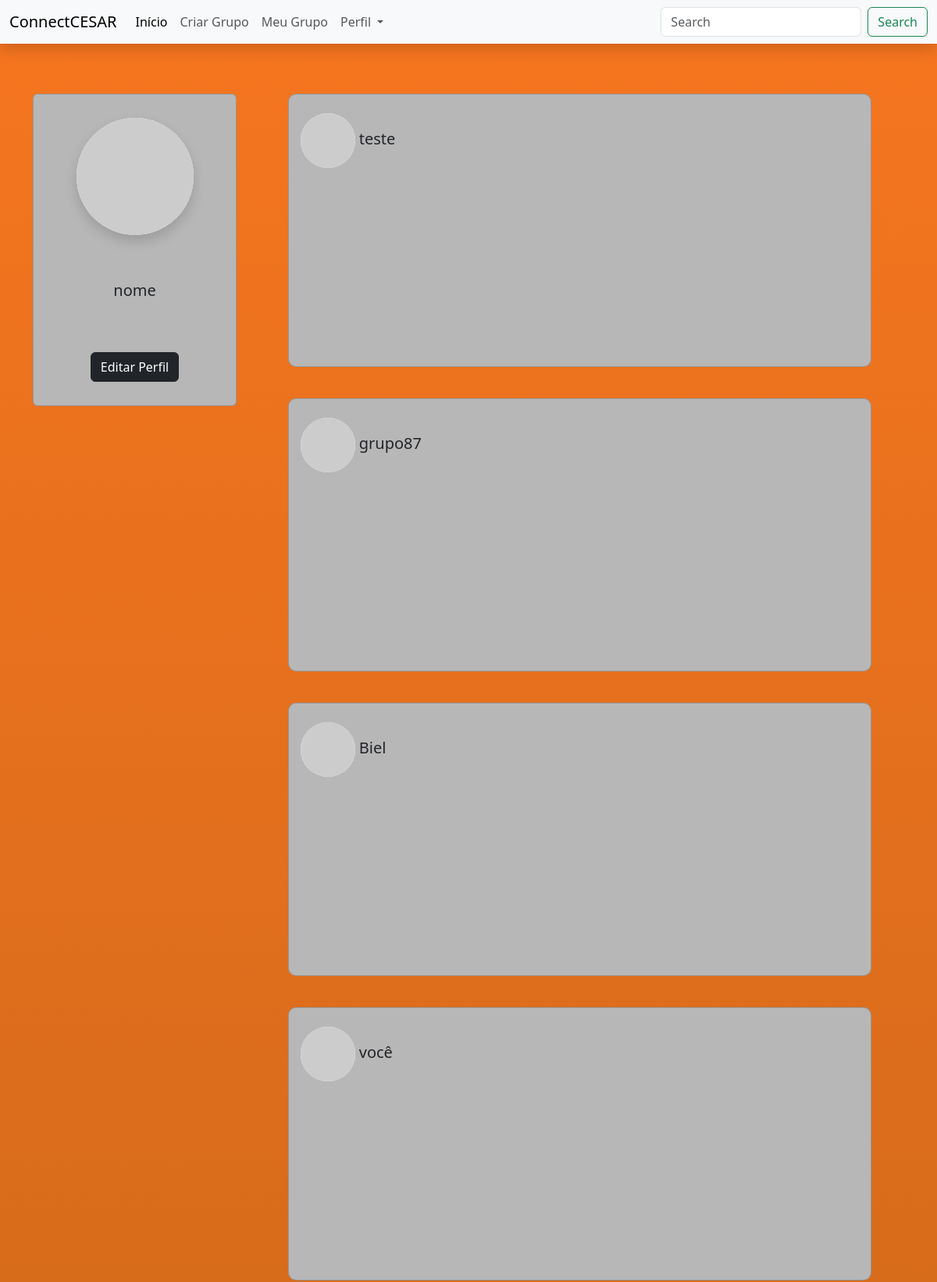
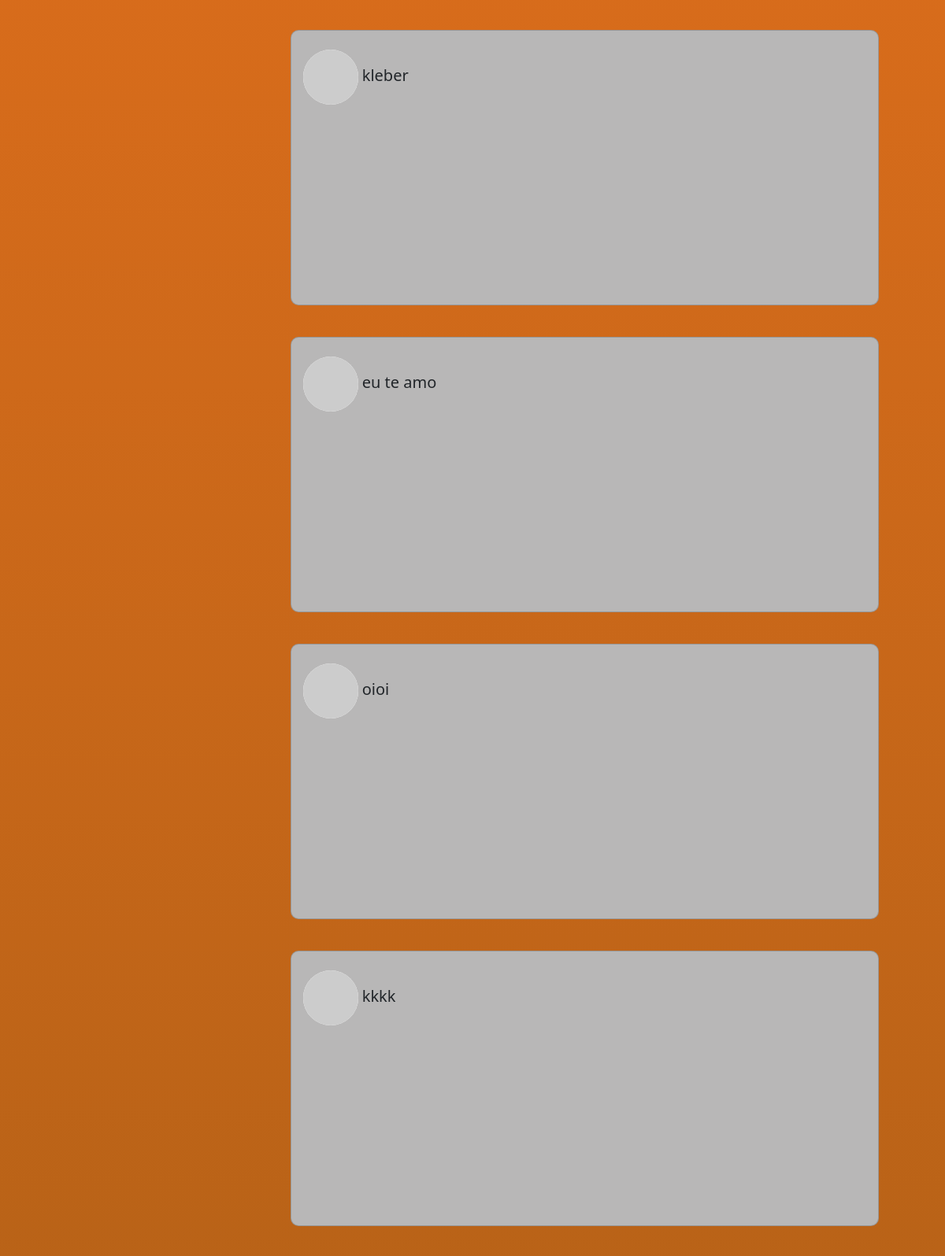
/tela_inicial/ (signed in, upper part), run on the app's committed database (2 pictures, top to bottom).
### ccapp/models.py (models this page shows)
class Pessoa(models.Model):
    id_usuario = models.AutoField(primary_key=True)
    nome = models.TextField(max_length=255)
    email = models.TextField(max_length=255)
    senha = models.TextField(max_length=255)
    idade = models.IntegerField(null=True, blank=True)
    mbti = models.TextField(max_length=255, null=True, blank=True)
    periodo = models.TextField(max_length=255, null=True, blank=True)
    curso = models.TextField(max_length=255, null=True, blank=True)
    foto = models.ImageField(upload_to='perfil/', null=True, blank=True)
    descricao = models.TextField(null=True, blank=True)
    criado = models.DateTimeField(auto_now_add=True)
    atualizado = models.DateTimeField(auto_now=True)
    grupo_criado = models.ForeignKey(Grupo, null=True, blank=True, on_delete=models.SET_NULL)

class Grupo(models.Model):
    id_grupo = models.AutoField(primary_key=True)
    nome_grupo = models.CharField(max_length=255)
    descricao_grupo = models.TextField()
    periodo_grupo = models.CharField(max_length=255)
    foto_grupo = models.ImageField(upload_to='imagens/', null=True, blank=True)
    criado_em = models.DateTimeField(auto_now_add=True)
    atualizado_em = models.DateTimeField(auto_now=True)

### ccapp/views.py (the view)
# urls.py: path('tela_inicial/', views.tela_inicial, name="tela_inicial"),
def tela_inicial(request):
    if 'pessoa_id' in request.session:
        pessoa_id = request.session['pessoa_id']
        pessoa = Pessoa.objects.get(id_usuario=pessoa_id)
        nome_usuario = pessoa.nome
        grupos = Grupo.objects.all()
        context = {
            'nome_usuario': nome_usuario,
            'grupos' : grupos
        }
        return render(request, 'tela_inicial.html', context)
    else:
        return redirect('login')

### templates/tela_inicial.html
{% include "navbar.html" %} {% include "main.html" %}
<div class="container text-center">
  <div class="row align-items-start">
    <div class="col-lg-3 col-md-4">
      <div class="d-flex justify-content-center mt-3">
        <div
          class="card align-items-center justify-content-around"
          style="width: 300px; height: 400px; background-color: #b8b7b7"
        >
          <a href="/acessarperfil/">
            <img
              class="card-img-top rounded-circle shadow bg-white"
              style="width: 150px"
              src="http://avatars.dicebear.com/api/open-peeps/stefan.svg"
              alt="..."
            />
          </a>
          <h5>{{ nome_usuario }}</h5>
          <a id="botao_perfil" href="/editar_perfil/" class="btn btn-dark"
            >Editar Perfil</a
          >
        </div>
      </div>
    </div>
    <div class="col-lg-9 col-md-8">
      {% for i in grupos %}
      {% if i.nome_grupo %}
      <div class="d-flex justify-content-center mt-3">
        <div
          class="card"
          style="width: 90%; height: 350px; background-color: #b8b7b7; border-radius: 10px"
        >
          <h5 class="group-name">
            <br />
            <img class="white-circle" src="http://avatars.dicebear.com/api/open-peeps/stefan.svg"> </img> {{i.nome_grupo}}
          </h5>
        </div>
      </div>
      <br />
      {% endif %}
      {% endfor %}
    </div>
  </div>
</div>

### templates/main.html (style rules this page uses)
html { height: 100%; }
body { padding-top: 80px; min-height: 100%; margin: 0; background: linear-gradient( rgb(246, 117, 31), rgb(183, 98, 23), rgba(183, 98, 23, 0.7) ); background-attachment: fixed; }
.group-name { text-align: left; padding-left: 15px; }
.white-circle { width: 70px; height: 70px; background-color: white; border-radius: 50%; display: inline-block; vertical-align: middle; }

### data on the page
Pessoa: nome "nome"
Grupo: nome_grupo "teste"
Grupo: nome_grupo "grupo87"
Grupo: nome_grupo "Biel"
Grupo: nome_grupo "você"
Grupo: nome_grupo "kleber"
Grupo: nome_grupo "eu te amo"
Grupo: nome_grupo "oioi"
Grupo: nome_grupo "kkkk"
